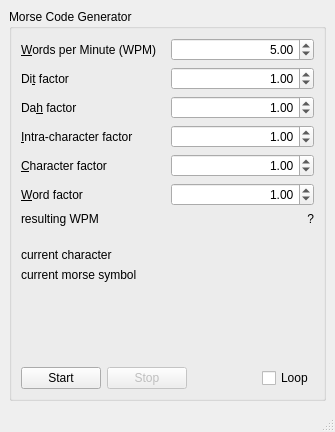
<?xml version="1.0" encoding="UTF-8"?>
<ui version="4.0">
 <class>MainWindow</class>
 <widget class="QMainWindow" name="MainWindow">
  <property name="geometry">
   <rect>
    <x>0</x>
    <y>0</y>
    <width>335</width>
    <height>432</height>
   </rect>
  </property>
  <property name="windowTitle">
   <string>MainWindow</string>
  </property>
  <widget class="QWidget" name="centralwidget">
   <layout class="QHBoxLayout" name="horizontalLayout_2">
    <item>
     <widget class="QGroupBox" name="groupBox">
      <property name="title">
       <string>Morse Code Generator</string>
      </property>
      <layout class="QVBoxLayout" name="verticalLayout">
       <item>
        <layout class="QGridLayout" name="gridLayout">
         <item row="0" column="0">
          <widget class="QLabel" name="label">
           <property name="text">
            <string>&amp;Words per Minute (WPM)</string>
           </property>
           <property name="buddy">
            <cstring>wpmSpinBox</cstring>
           </property>
          </widget>
         </item>
         <item row="0" column="1">
          <widget class="QDoubleSpinBox" name="wpmSpinBox">
           <property name="alignment">
            <set>Qt::AlignRight|Qt::AlignTrailing|Qt::AlignVCenter</set>
           </property>
           <property name="decimals">
            <number>2</number>
           </property>
           <property name="minimum">
            <double>0.010000000000000</double>
           </property>
           <property name="maximum">
            <double>300.000000000000000</double>
           </property>
           <property name="value">
            <double>5.000000000000000</double>
           </property>
          </widget>
         </item>
         <item row="1" column="0">
          <widget class="QLabel" name="label_2">
           <property name="text">
            <string>Di&amp;t factor</string>
           </property>
           <property name="buddy">
            <cstring>ditFactorSpinBox</cstring>
           </property>
          </widget>
         </item>
         <item row="1" column="1">
          <widget class="QDoubleSpinBox" name="ditFactorSpinBox">
           <property name="toolTip">
            <string>Enlarge/reduce length of dots (dits) by this factor.</string>
           </property>
           <property name="alignment">
            <set>Qt::AlignRight|Qt::AlignTrailing|Qt::AlignVCenter</set>
           </property>
           <property name="decimals">
            <number>2</number>
           </property>
           <property name="minimum">
            <double>0.010000000000000</double>
           </property>
           <property name="maximum">
            <double>10000.000000000000000</double>
           </property>
           <property name="singleStep">
            <double>0.100000000000000</double>
           </property>
           <property name="value">
            <double>1.000000000000000</double>
           </property>
          </widget>
         </item>
         <item row="2" column="0">
          <widget class="QLabel" name="label_3">
           <property name="text">
            <string>Da&amp;h factor</string>
           </property>
           <property name="buddy">
            <cstring>dahFactorSpinBox</cstring>
           </property>
          </widget>
         </item>
         <item row="2" column="1">
          <widget class="QDoubleSpinBox" name="dahFactorSpinBox">
           <property name="toolTip">
            <string>Enlarge/reduce length of dahs by this factor.</string>
           </property>
           <property name="alignment">
            <set>Qt::AlignRight|Qt::AlignTrailing|Qt::AlignVCenter</set>
           </property>
           <property name="decimals">
            <number>2</number>
           </property>
           <property name="minimum">
            <double>0.010000000000000</double>
           </property>
           <property name="maximum">
            <double>10000.000000000000000</double>
           </property>
           <property name="singleStep">
            <double>0.100000000000000</double>
           </property>
           <property name="value">
            <double>1.000000000000000</double>
           </property>
          </widget>
         </item>
         <item row="3" column="0">
          <widget class="QLabel" name="label_4">
           <property name="text">
            <string>&amp;Intra-character factor</string>
           </property>
           <property name="buddy">
            <cstring>intraFactorSpinBox</cstring>
           </property>
          </widget>
         </item>
         <item row="3" column="1">
          <widget class="QDoubleSpinBox" name="intraFactorSpinBox">
           <property name="toolTip">
            <string>Enlarge/reduce silence between dits/dahs inside a character by this factor.</string>
           </property>
           <property name="alignment">
            <set>Qt::AlignRight|Qt::AlignTrailing|Qt::AlignVCenter</set>
           </property>
           <property name="decimals">
            <number>2</number>
           </property>
           <property name="minimum">
            <double>0.010000000000000</double>
           </property>
           <property name="maximum">
            <double>10000.000000000000000</double>
           </property>
           <property name="singleStep">
            <double>0.100000000000000</double>
           </property>
           <property name="value">
            <double>1.000000000000000</double>
           </property>
          </widget>
         </item>
         <item row="4" column="0">
          <widget class="QLabel" name="label_5">
           <property name="text">
            <string>&amp;Character factor</string>
           </property>
           <property name="buddy">
            <cstring>charFactorSpinBox</cstring>
           </property>
          </widget>
         </item>
         <item row="4" column="1">
          <widget class="QDoubleSpinBox" name="charFactorSpinBox">
           <property name="toolTip">
            <string>Enlarge/reduce silence between characters by this factor.</string>
           </property>
           <property name="alignment">
            <set>Qt::AlignRight|Qt::AlignTrailing|Qt::AlignVCenter</set>
           </property>
           <property name="decimals">
            <number>2</number>
           </property>
           <property name="minimum">
            <double>0.010000000000000</double>
           </property>
           <property name="maximum">
            <double>10000.000000000000000</double>
           </property>
           <property name="singleStep">
            <double>0.010000000000000</double>
           </property>
           <property name="value">
            <double>1.000000000000000</double>
           </property>
          </widget>
         </item>
         <item row="5" column="0">
          <widget class="QLabel" name="label_6">
           <property name="text">
            <string>&amp;Word factor</string>
           </property>
           <property name="buddy">
            <cstring>wordFactorSpinBox</cstring>
           </property>
          </widget>
         </item>
         <item row="5" column="1">
          <widget class="QDoubleSpinBox" name="wordFactorSpinBox">
           <property name="toolTip">
            <string>Enlarge/reduce silence between words by this factor.</string>
           </property>
           <property name="alignment">
            <set>Qt::AlignRight|Qt::AlignTrailing|Qt::AlignVCenter</set>
           </property>
           <property name="decimals">
            <number>2</number>
           </property>
           <property name="minimum">
            <double>0.010000000000000</double>
           </property>
           <property name="maximum">
            <double>10000.000000000000000</double>
           </property>
           <property name="singleStep">
            <double>0.010000000000000</double>
           </property>
           <property name="value">
            <double>1.000000000000000</double>
           </property>
          </widget>
         </item>
         <item row="6" column="0">
          <widget class="QLabel" name="label_7">
           <property name="text">
            <string>resulting WPM</string>
           </property>
          </widget>
         </item>
         <item row="6" column="1">
          <widget class="QLabel" name="wpmLabel">
           <property name="font">
            <font>
             <weight>50</weight>
             <bold>false</bold>
            </font>
           </property>
           <property name="text">
            <string>?</string>
           </property>
           <property name="alignment">
            <set>Qt::AlignRight|Qt::AlignTrailing|Qt::AlignVCenter</set>
           </property>
          </widget>
         </item>
         <item row="8" column="1">
          <widget class="QLabel" name="morseChar">
           <property name="alignment">
            <set>Qt::AlignRight|Qt::AlignTrailing|Qt::AlignVCenter</set>
           </property>
          </widget>
         </item>
         <item row="9" column="1">
          <widget class="QLabel" name="morseSymbol">
           <property name="font">
            <font>
             <weight>75</weight>
             <bold>true</bold>
            </font>
           </property>
           <property name="alignment">
            <set>Qt::AlignRight|Qt::AlignTrailing|Qt::AlignVCenter</set>
           </property>
          </widget>
         </item>
         <item row="8" column="0">
          <widget class="QLabel" name="label_10">
           <property name="text">
            <string>current character</string>
           </property>
          </widget>
         </item>
         <item row="9" column="0">
          <widget class="QLabel" name="label_8">
           <property name="text">
            <string>current morse symbol</string>
           </property>
          </widget>
         </item>
         <item row="7" column="0">
          <spacer name="verticalSpacer_2">
           <property name="orientation">
            <enum>Qt::Vertical</enum>
           </property>
           <property name="sizeHint" stdset="0">
            <size>
             <width>20</width>
             <height>40</height>
            </size>
           </property>
          </spacer>
         </item>
        </layout>
       </item>
       <item>
        <spacer name="verticalSpacer">
         <property name="orientation">
          <enum>Qt::Vertical</enum>
         </property>
         <property name="sizeHint" stdset="0">
          <size>
           <width>20</width>
           <height>82</height>
          </size>
         </property>
        </spacer>
       </item>
       <item>
        <widget class="MorseScroller" name="scrollWidget">
         <property name="sizePolicy">
          <sizepolicy hsizetype="Preferred" vsizetype="Fixed">
           <horstretch>0</horstretch>
           <verstretch>15</verstretch>
          </sizepolicy>
         </property>
        </widget>
       </item>
       <item>
        <layout class="QHBoxLayout" name="horizontalLayout">
         <item>
          <widget class="QPushButton" name="morseStartButton">
           <property name="text">
            <string>Start</string>
           </property>
          </widget>
         </item>
         <item>
          <widget class="QPushButton" name="morseStopButton">
           <property name="enabled">
            <bool>false</bool>
           </property>
           <property name="text">
            <string>Stop</string>
           </property>
          </widget>
         </item>
         <item>
          <spacer name="horizontalSpacer_2">
           <property name="orientation">
            <enum>Qt::Horizontal</enum>
           </property>
           <property name="sizeHint" stdset="0">
            <size>
             <width>40</width>
             <height>20</height>
            </size>
           </property>
          </spacer>
         </item>
         <item>
          <widget class="QCheckBox" name="loopCheckBox">
           <property name="text">
            <string>Loop</string>
           </property>
          </widget>
         </item>
        </layout>
       </item>
      </layout>
     </widget>
    </item>
   </layout>
  </widget>
  <widget class="QMenuBar" name="menubar">
   <property name="geometry">
    <rect>
     <x>0</x>
     <y>0</y>
     <width>335</width>
     <height>21</height>
    </rect>
   </property>
  </widget>
  <widget class="QStatusBar" name="statusbar"/>
 </widget>
 <customwidgets>
  <customwidget>
   <class>MorseScroller</class>
   <extends>QLabel</extends>
   <header>scroller.h</header>
  </customwidget>
 </customwidgets>
 <resources/>
 <connections>
  <connection>
   <sender>wpmSpinBox</sender>
   <signal>valueChanged(double)</signal>
   <receiver>MainWindow</receiver>
   <slot>wpmChanged(double)</slot>
   <hints>
    <hint type="sourcelabel">
     <x>239</x>
     <y>79</y>
    </hint>
    <hint type="destinationlabel">
     <x>390</x>
     <y>90</y>
    </hint>
   </hints>
  </connection>
  <connection>
   <sender>ditFactorSpinBox</sender>
   <signal>valueChanged(double)</signal>
   <receiver>MainWindow</receiver>
   <slot>ditFactorChanged(double)</slot>
   <hints>
    <hint type="sourcelabel">
     <x>242</x>
     <y>105</y>
    </hint>
    <hint type="destinationlabel">
     <x>389</x>
     <y>119</y>
    </hint>
   </hints>
  </connection>
  <connection>
   <sender>dahFactorSpinBox</sender>
   <signal>valueChanged(double)</signal>
   <receiver>MainWindow</receiver>
   <slot>dahFactorChanged(double)</slot>
   <hints>
    <hint type="sourcelabel">
     <x>265</x>
     <y>134</y>
    </hint>
    <hint type="destinationlabel">
     <x>375</x>
     <y>144</y>
    </hint>
   </hints>
  </connection>
  <connection>
   <sender>intraFactorSpinBox</sender>
   <signal>valueChanged(double)</signal>
   <receiver>MainWindow</receiver>
   <slot>intraFactorChanged(double)</slot>
   <hints>
    <hint type="sourcelabel">
     <x>240</x>
     <y>160</y>
    </hint>
    <hint type="destinationlabel">
     <x>395</x>
     <y>169</y>
    </hint>
   </hints>
  </connection>
  <connection>
   <sender>charFactorSpinBox</sender>
   <signal>valueChanged(double)</signal>
   <receiver>MainWindow</receiver>
   <slot>charFactorChanged(double)</slot>
   <hints>
    <hint type="sourcelabel">
     <x>240</x>
     <y>192</y>
    </hint>
    <hint type="destinationlabel">
     <x>397</x>
     <y>202</y>
    </hint>
   </hints>
  </connection>
  <connection>
   <sender>wordFactorSpinBox</sender>
   <signal>valueChanged(double)</signal>
   <receiver>MainWindow</receiver>
   <slot>wordFactorChanged(double)</slot>
   <hints>
    <hint type="sourcelabel">
     <x>211</x>
     <y>217</y>
    </hint>
    <hint type="destinationlabel">
     <x>399</x>
     <y>236</y>
    </hint>
   </hints>
  </connection>
  <connection>
   <sender>morseStartButton</sender>
   <signal>clicked()</signal>
   <receiver>MainWindow</receiver>
   <slot>morseGeneratorStart()</slot>
   <hints>
    <hint type="sourcelabel">
     <x>49</x>
     <y>344</y>
    </hint>
    <hint type="destinationlabel">
     <x>300</x>
     <y>277</y>
    </hint>
   </hints>
  </connection>
  <connection>
   <sender>morseStopButton</sender>
   <signal>clicked()</signal>
   <receiver>MainWindow</receiver>
   <slot>morseGeneratorStop()</slot>
   <hints>
    <hint type="sourcelabel">
     <x>112</x>
     <y>344</y>
    </hint>
    <hint type="destinationlabel">
     <x>289</x>
     <y>306</y>
    </hint>
   </hints>
  </connection>
 </connections>
 <slots>
  <slot>wpmChanged(double)</slot>
  <slot>ditFactorChanged(double)</slot>
  <slot>dahFactorChanged(double)</slot>
  <slot>intraFactorChanged(double)</slot>
  <slot>charFactorChanged(double)</slot>
  <slot>wordFactorChanged(double)</slot>
  <slot>morseGeneratorFinished()</slot>
  <slot>morseGeneratorStart()</slot>
  <slot>morseGeneratorStop()</slot>
 </slots>
</ui>
